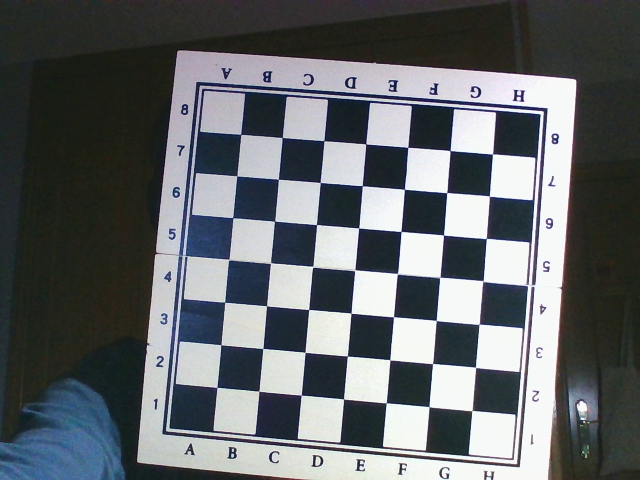
#> input picture ROS/osr_arucos/3.1 camera_calibration/images/image0.png, 640 x 480 px; its folder holds only this picture in this run
$ python calibration_script.py
#> lines starting #> are read from the running program, lines starting #| are printed output that depends on the picture
import cv2 as cv
import os
import numpy as np

# Chess/checker board size, dimensions (number of intersections of the squares)
CHESS_BOARD_DIM = (7, 7)

# Size of squares in the checker board design
SQUARE_SIZE = 35  # mm

criteria = (cv.TERM_CRITERIA_EPS + cv.TERM_CRITERIA_MAX_ITER, 30, 0.001)
calib_data_path = "../calib_data"
CHECK_DIR = os.path.isdir(calib_data_path)

# Saving the image/camera calibration data
if not CHECK_DIR:
    os.makedirs(calib_data_path)
    print(f'"{calib_data_path}" Directory is created')

else:
    print(f'"{calib_data_path}" Directory already Exists.')

# Prepare object points, i.e. (0,0,0), (1,0,0), (2,0,0) ....,(6,5,0)
obj_3D = np.zeros((CHESS_BOARD_DIM[0] * CHESS_BOARD_DIM[1], 3), np.float32)

obj_3D[:, :2] = np.mgrid[0 : CHESS_BOARD_DIM[0], 0 : CHESS_BOARD_DIM[1]].T.reshape(
    -1, 2
)
obj_3D *= SQUARE_SIZE
print(obj_3D)

# Arrays to store object points and image points from all the given images.
obj_points_3D = []  # 3d point in real world space
img_points_2D = []  # 2d points in image plane

image_dir_path = "images"

files = os.listdir(image_dir_path)  # List of names of all the files present
for file in files:
    print(file)
    imagePath = os.path.join(image_dir_path, file)
    # print(imagePath)

    image = cv.imread(imagePath)
#> image is the input picture: shape (480, 640, 3); mean B, G, R 106.4, 103.5, 99.5
    grayScale = cv.cvtColor(image, cv.COLOR_BGR2GRAY)
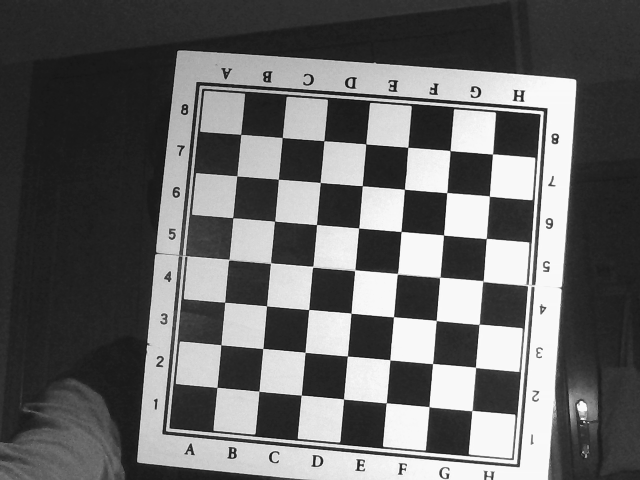
#> grayScale: shape (480, 640); min 12, max 253, mean 102.6
    ret, corners = cv.findChessboardCorners(image, CHESS_BOARD_DIM, None)
#> ret = True; corners = 49 rows, first 8: [240.6, 134.5], [282.2, 137.5], [323.8, 140.7], [365.7, 143.9], [407.7, 147.4], [450, 150.6], [492.4, 154], [236.8, 175.8]
    if ret == True:
        obj_points_3D.append(obj_3D)
        corners2 = cv.cornerSubPix(grayScale, corners, (3, 3), (-1, -1), criteria)
#> corners2 = 49 rows, first 8: [240.7, 134.5], [282.2, 137.5], [323.8, 140.6], [365.7, 143.9], [407.7, 147.4], [450, 150.6], [492.4, 154], [236.8, 175.8]
        img_points_2D.append(corners2)

        img = cv.drawChessboardCorners(image, CHESS_BOARD_DIM, corners2, ret)
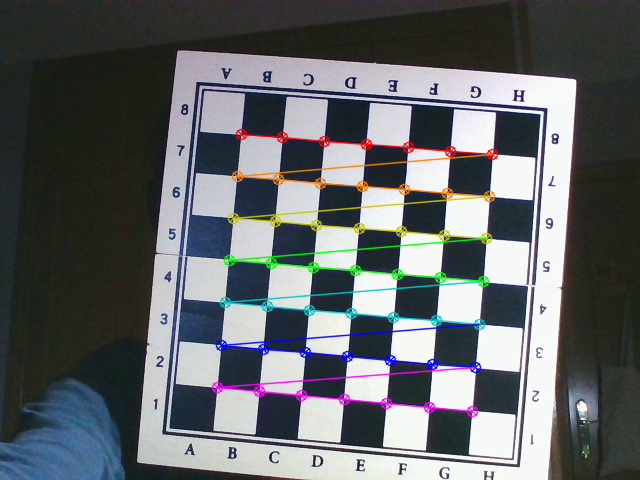
#> img: shape (480, 640, 3); mean B, G, R 105.2, 102.9, 99.4

cv.destroyAllWindows()
# h, w = image.shape[:2]
ret, mtx, dist, rvecs, tvecs = cv.calibrateCamera(
    obj_points_3D, img_points_2D, grayScale.shape[::-1], None, None
)
#> ret = 0.196; mtx = [[1686.7, 0, 341.2], [0, 1683.2, 201.2], [0, 0, 1]]; dist = [[0.557, -63.72, 0.0224, -0.00641, 1458.5]]; rvecs = ([-0.0754, 0.0989, 0.0838],); tvecs = ([-83.71, -55.92, 1406.5],)
print("Calibrated")

print("Dumping the data into one files using numpy...\n")
np.savez(
    f"{calib_data_path}/MultiMatrix",
    camMatrix=mtx,
    distCoef=dist,
    rVector=rvecs,
    tVector=tvecs,
)

print("-------------------------------------------")
print("Loading data stored using numpy savez function...\n \n \n")

data = np.load(f"{calib_data_path}/MultiMatrix.npz")

camMatrix = data["camMatrix"]
distCof = data["distCoef"]
rVector = data["rVector"]
tVector = data["tVector"]

print("Loaded calibration data successfully!")

$ run again, on ROS/osr_arucos/3.1 camera_calibration/images/image12.png
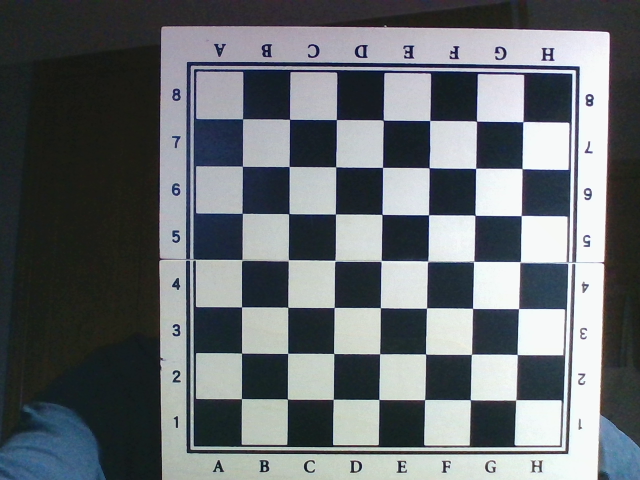
#> input picture ROS/osr_arucos/3.1 camera_calibration/images/image12.png, 640 x 480 px
#> image is the input picture: shape (480, 640, 3); mean B, G, R 111.9, 108.1, 102.7
#> `grayScale = cv.cvtColor(image, cv.COLOR_BGR2GRAY)`:
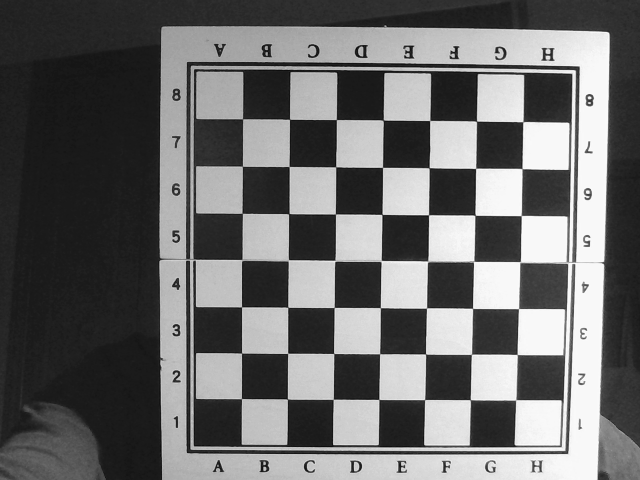
#> grayScale: shape (480, 640); min 11, max 253, mean 106.8
#> `ret, corners = cv.findChessboardCorners(image, CHESS_BOARD_DIM, None)`: ret = True; corners = 49 rows, first 8: [242.5, 118.8], [289.5, 119.3], [336.4, 119.5], [383.1, 120.3], [429.7, 120.5], [476.5, 121.3], [522.9, 121.7], [242.4, 166.3]
#> corners2 = 49 rows, first 8: [242.5, 118.8], [289.5, 119.3], [336.4, 119.6], [383.2, 120.2], [429.7, 120.5], [476.5, 121.3], [522.8, 121.7], [242.4, 166.3]
#> `img = cv.drawChessboardCorners(image, CHESS_BOARD_DIM, corners2, ret)`:
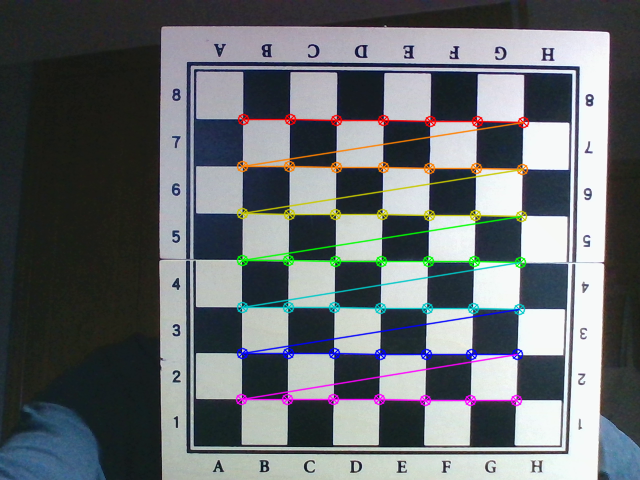
#> img: shape (480, 640, 3); mean B, G, R 110.9, 107.6, 102.8
#> `ret, mtx, dist, rvecs, tvecs = cv.calibrateCamera( obj_points_3D, img_..`: ret = 0.2; mtx = [[2603.3, 0, 181.4], [0, 2697.2, 271.5], [0, 0, 1]]; dist = [[-2.29, 86.49, 0.00824, 0.0546, -1874.1]]; rvecs = ([0.228, 0.026, 0.00252],); tvecs = ([45.6, -110.5, 1943.7],)

$ run again, on ROS/osr_arucos/3.1 camera_calibration/images/image14.png
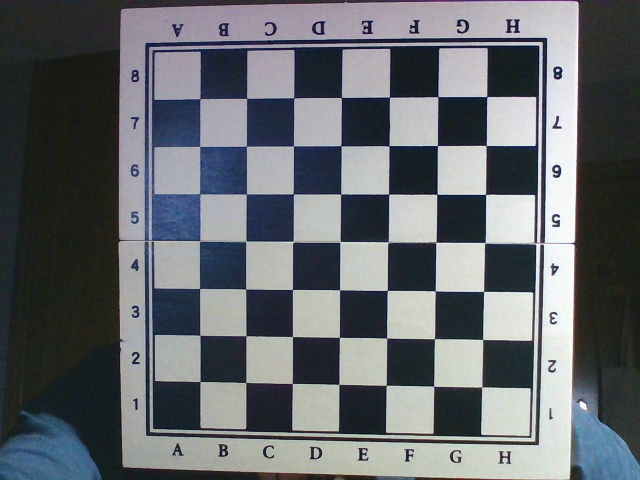
#> input picture ROS/osr_arucos/3.1 camera_calibration/images/image14.png, 640 x 480 px
#> image is the input picture: shape (480, 640, 3); mean B, G, R 109.2, 105, 101.1
#> `grayScale = cv.cvtColor(image, cv.COLOR_BGR2GRAY)`:
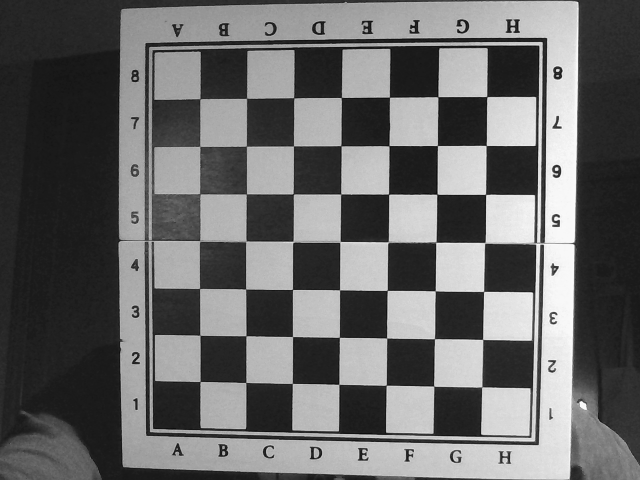
#> grayScale: shape (480, 640); min 11, max 253, mean 104.2
#> `ret, corners = cv.findChessboardCorners(image, CHESS_BOARD_DIM, None)`: ret = True; corners = 49 rows, first 8: [481.7, 386.9], [433.7, 386.1], [386.3, 385.2], [338.8, 384.4], [292.4, 383.4], [245.7, 382.4], [200.2, 381.5], [482.6, 339.4]
#> corners2 = 49 rows, first 8: [481.7, 386.8], [433.7, 386.2], [386.3, 385.2], [338.8, 384.4], [292.3, 383.4], [245.8, 382.4], [200.1, 381.5], [482.6, 339.4]
#> `img = cv.drawChessboardCorners(image, CHESS_BOARD_DIM, corners2, ret)`:
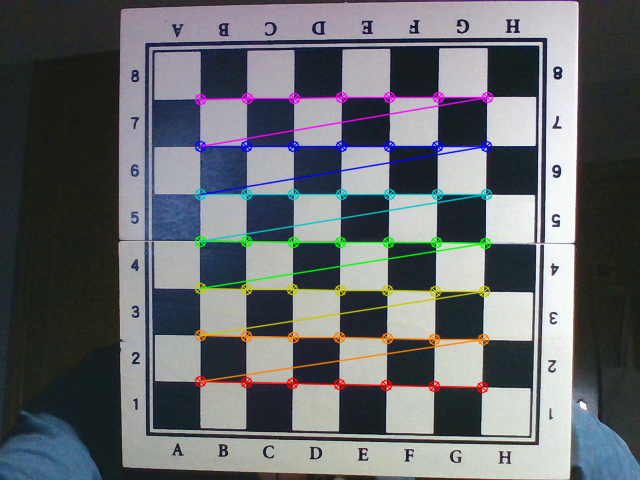
#> img: shape (480, 640, 3); mean B, G, R 108.7, 104.9, 101.5
#> `ret, mtx, dist, rvecs, tvecs = cv.calibrateCamera( obj_points_3D, img_..`: ret = 0.226; mtx = [[1298.9, 0, 158.2], [0, 1335.3, 271.5], [0, 0, 1]]; dist = [[-0.441, 3.92, 0.00105, 0.031, -21.65]]; rvecs = ([-0.205, 0.146, -3.13],); tvecs = ([240, 83.91, 968.9],)

$ run again, on ROS/osr_arucos/3.1 camera_calibration/images/image1.png
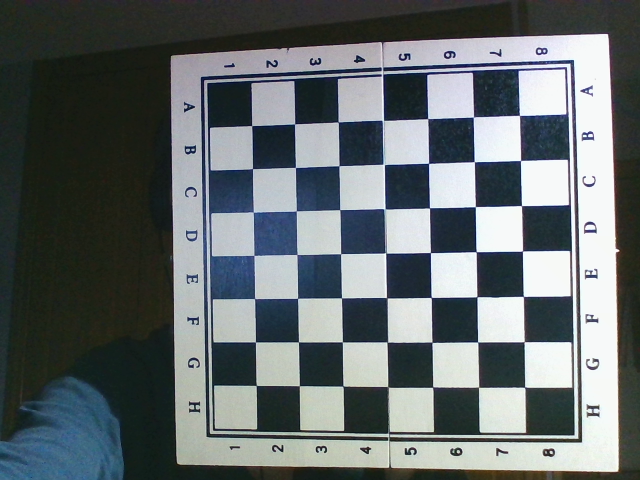
#> input picture ROS/osr_arucos/3.1 camera_calibration/images/image1.png, 640 x 480 px
#> image is the input picture: shape (480, 640, 3); mean B, G, R 109.4, 107.6, 100.5
#> `grayScale = cv.cvtColor(image, cv.COLOR_BGR2GRAY)`:
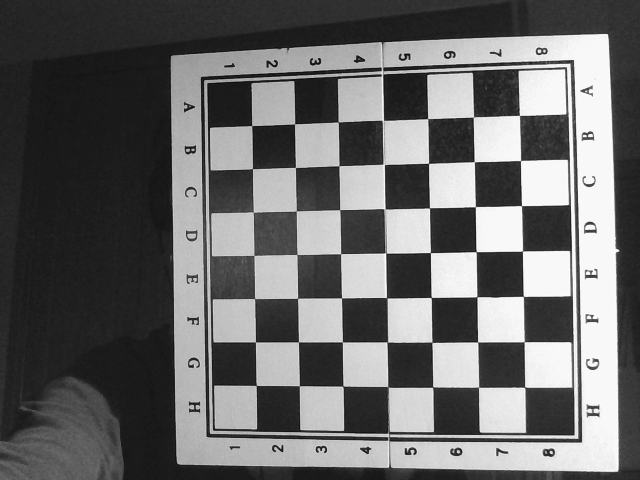
#> grayScale: shape (480, 640); min 11, max 253, mean 105.6
#> `ret, corners = cv.findChessboardCorners(image, CHESS_BOARD_DIM, None)`: ret = True; corners = 49 rows, first 8: [251.7, 125.6], [294.6, 123.8], [338.2, 122], [382.7, 120.7], [427.6, 118.5], [473.4, 117.1], [519.4, 115.4], [252.5, 168.5]
#> corners2 = 49 rows, first 8: [251.6, 125.6], [294.6, 123.9], [338.2, 122], [382.8, 120.6], [427.6, 118.6], [473.4, 117.1], [519.5, 115.4], [252.5, 168.5]
#> `img = cv.drawChessboardCorners(image, CHESS_BOARD_DIM, corners2, ret)`:
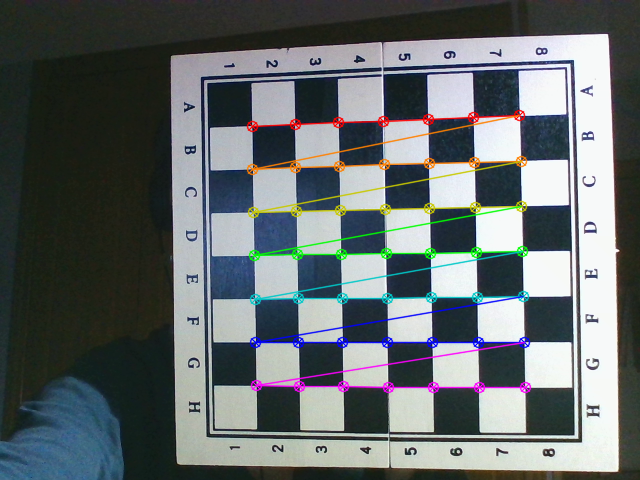
#> img: shape (480, 640, 3); mean B, G, R 108.4, 107.2, 100.7
#> `ret, mtx, dist, rvecs, tvecs = cv.calibrateCamera( obj_points_3D, img_..`: ret = 0.234; mtx = [[471.4, 0, 358.2], [0, 467.1, 240.5], [0, 0, 1]]; dist = [[-0.0843, 0.591, 0.00274, -0.00387, -1.61]]; rvecs = ([0.000393, 0.0907, -0.0183],); tvecs = ([-85.29, -93.08, 376.7],)
